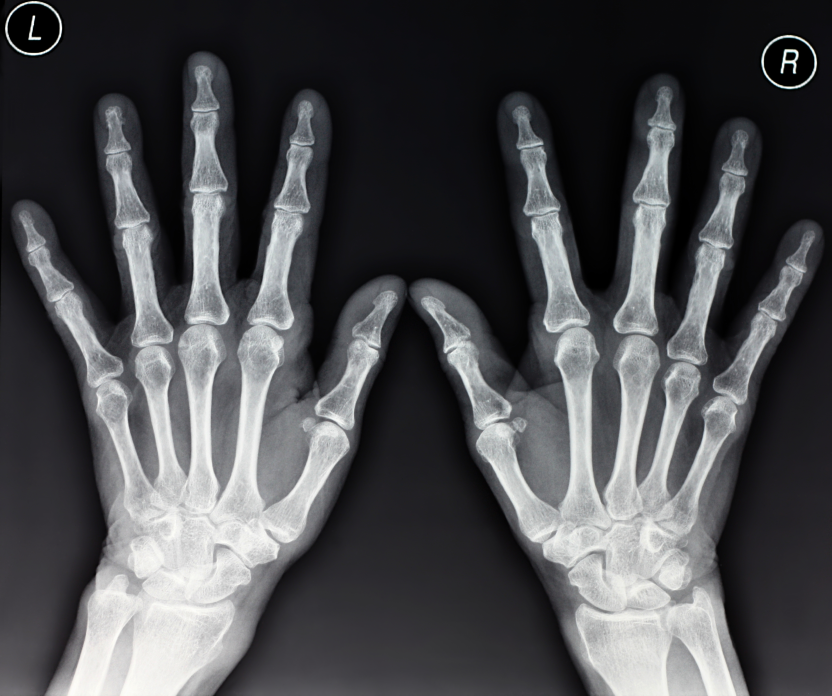
#> input picture examplePrograms/14. Image segmentation using thresholdig/hand_xray.jpeg, 3327 x 2783 px (shown at 1/4 size)
$ python segmentationThreshold.py
#> lines starting #> are read from the running program, lines starting #| are printed output that depends on the picture; after the words box and inside, x2 and y2 are one past the last pixel; in counts of white or black regions, pixels touching at a corner belong together
# -*- coding: utf-8 -*-
"""
----------Phenix Labs----------
Created on Mon Jan  4 21:49:40 2021
@author: Gyan Krishna

Topic:
"""

import cv2

xray = cv2.imread("hand_xray.jpeg",0)
#> xray: shape (2783, 3327); min 0, max 255, mean 76.7
x, y, = xray.shape
#> x = 2783; y = 3327

x, y = int(x/3), int(y/3)
#> x = 927; y = 1109

xray = cv2.resize(xray, (y,x))
#> xray: shape (927, 1109)
ret, thresh = cv2.threshold(xray, 115, 255, cv2.THRESH_BINARY)
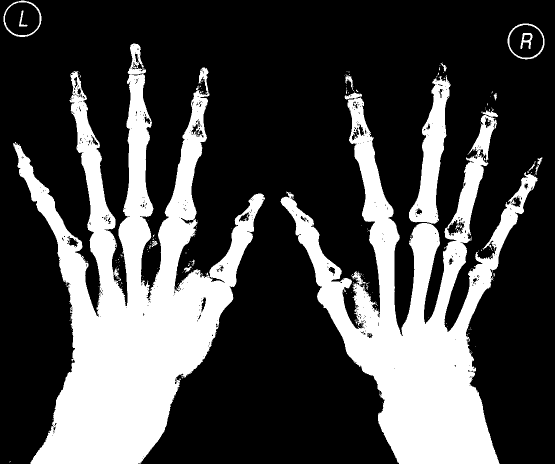
#> thresh: shape (927, 1109) (shown at 1/2 size); 28.1% white; 238 white regions (220 under 20 px), largest, box (x1, y1, x2, y2) and area: (26, 87, 530, 927) 155656, (561, 183, 1075, 927) 119516, (818, 150, 901, 448) 10633


cv2.imshow("raw", xray)
cv2.imshow("thresh", thresh)

cv2.imwrite("segmented.jpg",thresh)
cv2.waitKey(0);
cv2.destroyAllWindows()
